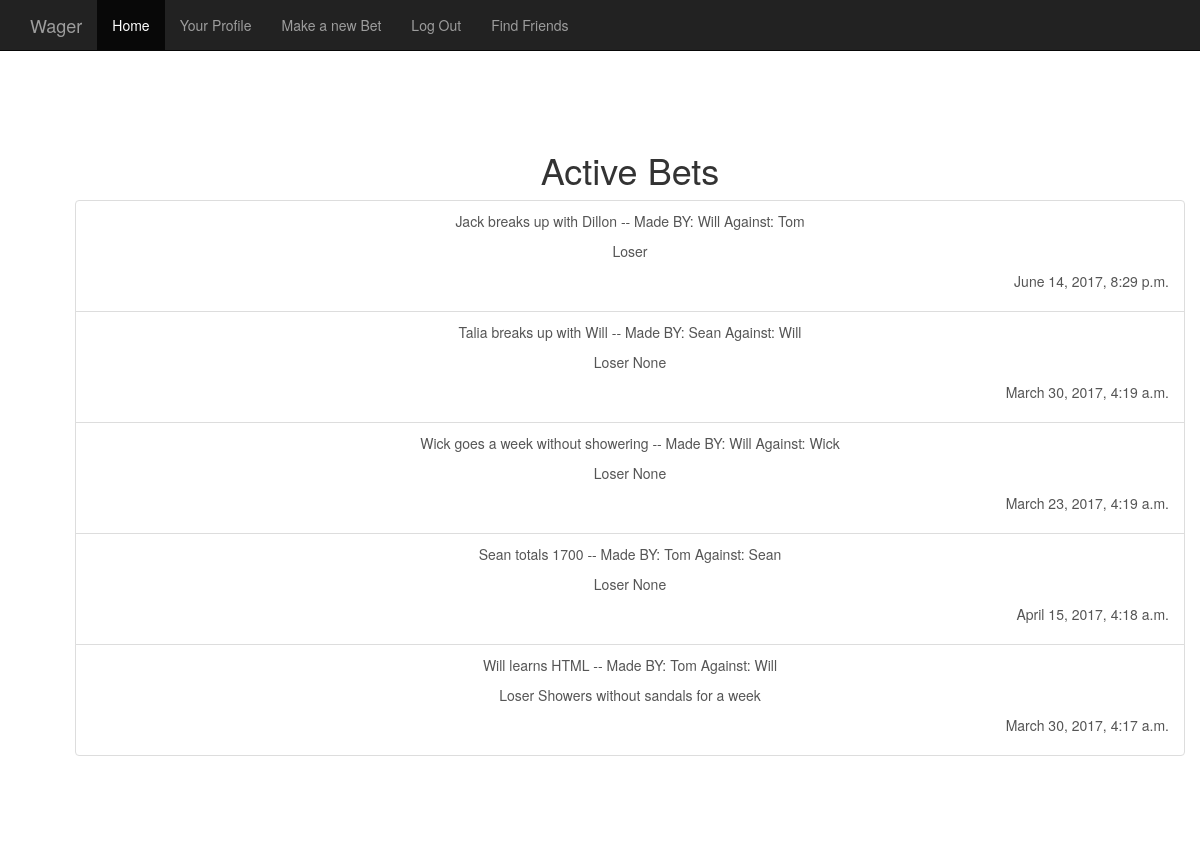
Page / (signed in) on the earlier database version.
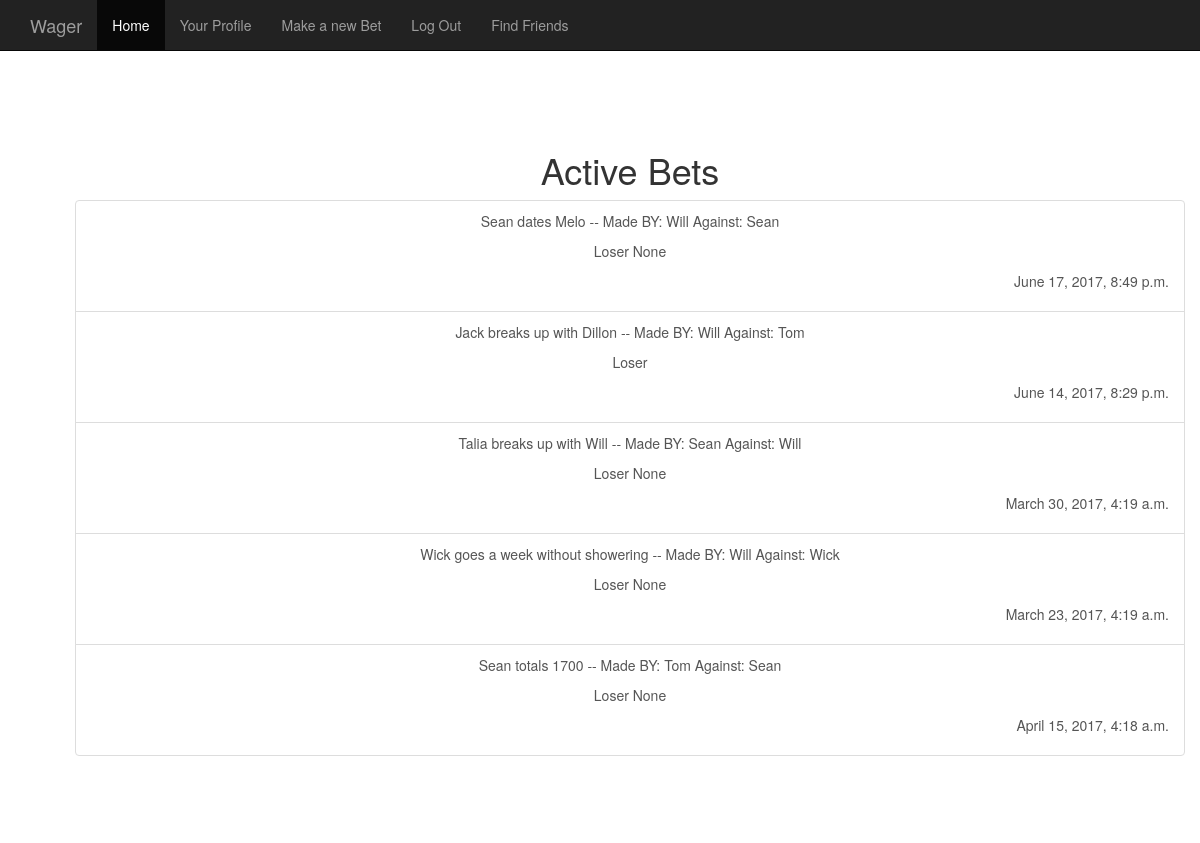
Same page on the later database version.
### Wager/models.py (models this page shows, shortened)
class Bet(models.Model):
	user1 = models.ForeignKey(User, on_delete=models.CASCADE, related_name="user1")
	user2 = models.ForeignKey(User, on_delete=models.CASCADE, related_name="user2")
	Terms = models.CharField(max_length=200)
	Stakes = models.CharField(max_length=300)
	Due_date = models.DateTimeField(default=timezone.now()+datetime.timedelta(days=1))
	Winner = models.IntegerField(default=0)
	Status = models.IntegerField()
	Public = models.BooleanField()
	Date_created = models.DateTimeField()

class User(models.Model):
	User_Name = models.CharField(max_length=50)
	Password = models.CharField(max_length=50)
	Date_joined = models.DateTimeField()
	Wins = models.IntegerField(default=0)
	Losses = models.IntegerField(default=0)
	WinPercent = models.IntegerField(default=0)
	LossPercent = models.IntegerField(default=0)

### Wager/views.py (the view)
# urls.py: url(r'^$', views.HomePage, name='HomePage'),
def HomePage(request):
	if ('user' in request.session) and (User.objects.filter(pk=request.session['user']).first() != None):
		u = request.session['user']
		friends = [x.user2_id for x in Relationship.objects.filter(user1_id=u)] + [x.user1_id for x in Relationship.objects.filter(user2_id=u)]
		latest_friends_bets = Bet.objects.filter(Q(user1__pk__in=friends) | Q(user2__pk__in=friends)).order_by('-Date_created')[:5]
		context = {'latest_bet_list': latest_friends_bets}
		return render(request, 'User_Profiles/LoggedIn_HomePage.html', context)
	else:
		latest_bet_list = Bet.objects.filter(Public=True).order_by('-Date_created')[:5]
		context = {'latest_bet_list': latest_bet_list}
		return render(request, 'User_Profiles/Not_LoggedIn_HomePage.html', context)

### Wager/templates/User_Profiles/LoggedIn_HomePage.html (shortened to what this page needs)
{% extends 'User_Profiles/HomePage_Base.html' %}
{% load static %}
{% block login %}
<li><a href="/Profile/">Your Profile</a></li>
<li><a href="/NewBet/">Make a new Bet</a></li>
<li><a href="/SetLoggedOut/">Log Out</a></li>
<li><a href="/FindFriends/">Find Friends</a></li>
{% endblock %}
{% block content %}
<div class="container">
	<div class="starter-template">
	  <h1>Active Bets</h1>
	  <div class="list-group">
	  	{% if latest_bet_list %}
		    {% for bet in latest_bet_list %}
		        <a href="#", class="list-group-item">
		          <p>{{ bet.Terms }} -- Made BY: {{ bet.user1.User_Name }} Against: {{  bet.user2.User_Name }}</p>
		          <p>Loser {{ bet.Stakes }}</p>
		          <p align="right">{{ bet.Due_date }}</p>
		        </a>
		    {% endfor %}
	    {% endif %}
	  </div>
	</div>
</div>
{% endblock %}

Differences in the rows shown:
no longer on this page (row unchanged): Bet: Terms "Will learns HTML", user1.User_Name "Tom", user2.User_Name "Will", Stakes "Showers without sandals for a week", Due_date "March 30, 2017, 4:17 a.m."
added Bet: Terms "Sean dates Melo", user1.User_Name "Will", user2.User_Name "Sean", Stakes "None", Due_date "June 17, 2017, 8:49 p.m."
